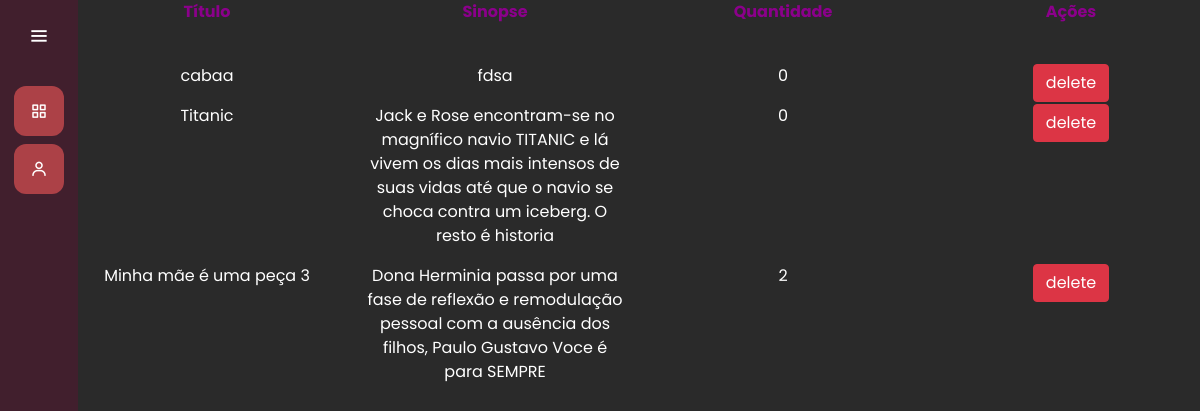
The page /funcionarios/consulta/ on the database as committed earlier.
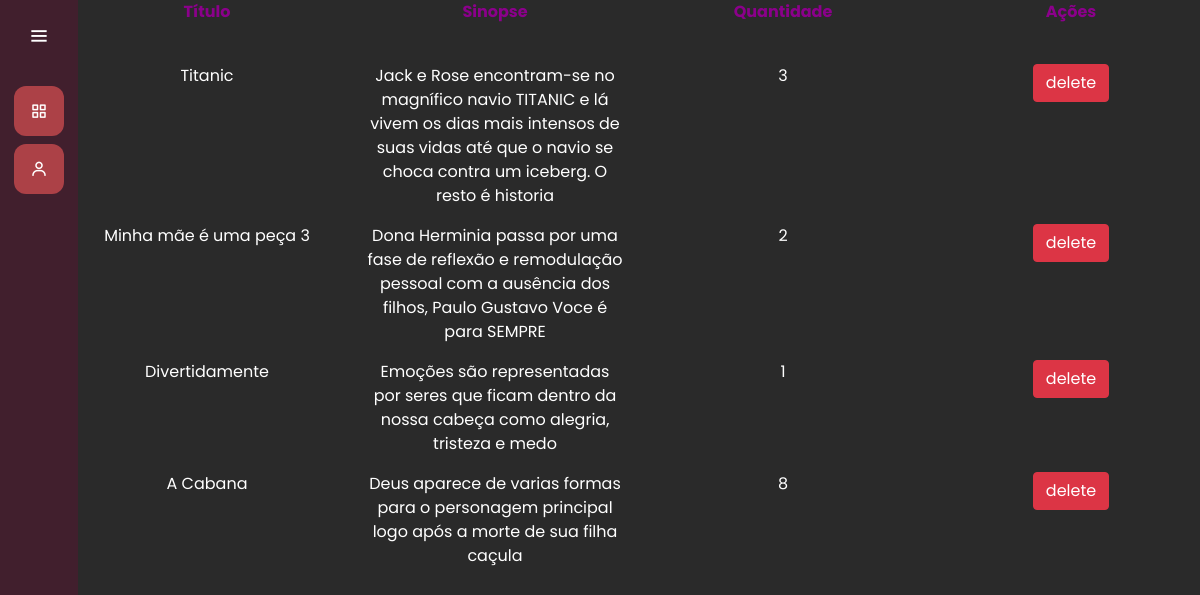
The same page on the database as committed later.
### dvds/models.py (models this page shows, shortened)
class DVD(models.Model):
    titulo = models.CharField(max_length=50)
    sinopse = models.CharField(max_length=500)
    quantidade = models.IntegerField(default=1)
    caminho_imagem = models.CharField(max_length=500, default='../templates/static/dvds/img/default.png')
    lista_espera_dvd = models.CharField(max_length=255)

### funcionarios/views.py (the view)
# urls.py: path('consulta/', views.consulta, name="consulta-estoque")
@has_permission_decorator('consulta_funcionarios')
def consulta(request):
    lista = DVD.objects.all()
    context = {
        'lista' : lista,
    }
    return render(request, 'estoque.html', context)

### funcionarios/templates/estoque.html (shortened to what this page needs)
{% extends "base.html" %}
{% load static %}
{% block 'head' %}
    <link rel="stylesheet" href="{% static 'clientes/css/clientes.css' %}">
{% endblock %}
{% block 'dashboard' %}
    <div class="row">
        <div class="col-md text-center cabecalho">
            <p> Título </p>
        </div>
        <div class="col-md text-center cabecalho">
            <p> Sinopse </p>
        </div>
        <div class="col-md text-center cabecalho">
            <p> Quantidade </p>
        </div>
        <div class="col-md text-center cabecalho">
            <p> Ações </p>
        </div>
    </div>
    <br>
    {%for dvd in lista%}
        {%if dvd.quantidade >= 0%}
            <div class="row">
                <div class="col-md text-center">
                    <p> {{dvd.titulo}} </p>
                </div>
                <br>
                <div class="col-md text-center">
                    <p> {{dvd.sinopse}} </p>
                </div>
                <br>
                <div class="col-md text-center">
                    <p> {{dvd.quantidade}} </p>
                </div>
                <br>
                <div class="col-md text-center">
                    <form action="{% url 'deletar-dvd'%}" method="POST">{% csrf_token %}
                        <input type="submit" value="delete" class="btn btn-danger"/>
                    </form>
                </div>
                <br>
            </div>
        {%endif%}
    {% endfor %}
{% endblock %}

Rows that differ between the two databases and show on the page:
removed DVD: titulo "cabaa", sinopse "fdsa", quantidade "0"
changed DVD "Titanic": quantidade "0" → "3"
added DVD: titulo "Divertidamente", sinopse "Emoções são representadas por seres que ficam dentro da nossa cabeça como alegria, tristeza e medo", quantidade "1"
added DVD: titulo "A Cabana", sinopse "Deus aparece de varias formas para o personagem principal logo após a morte de sua filha caçula", quantidade "8"
